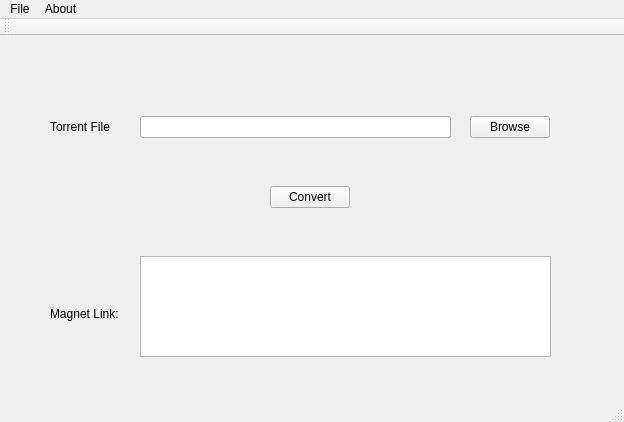
<?xml version="1.0" encoding="UTF-8"?>
<ui version="4.0">
 <class>MainWindow</class>
 <widget class="QMainWindow" name="MainWindow">
  <property name="geometry">
   <rect>
    <x>0</x>
    <y>0</y>
    <width>624</width>
    <height>422</height>
   </rect>
  </property>
  <property name="windowTitle">
   <string>MainWindow</string>
  </property>
  <widget class="QWidget" name="centralWidget">
   <widget class="QLineEdit" name="lineEdit">
    <property name="geometry">
     <rect>
      <x>140</x>
      <y>80</y>
      <width>311</width>
      <height>22</height>
     </rect>
    </property>
   </widget>
   <widget class="QPushButton" name="pushButton">
    <property name="geometry">
     <rect>
      <x>470</x>
      <y>80</y>
      <width>80</width>
      <height>22</height>
     </rect>
    </property>
    <property name="text">
     <string>Browse</string>
    </property>
   </widget>
   <widget class="QPushButton" name="pushButton_2">
    <property name="geometry">
     <rect>
      <x>270</x>
      <y>150</y>
      <width>80</width>
      <height>22</height>
     </rect>
    </property>
    <property name="text">
     <string>Convert</string>
    </property>
   </widget>
   <widget class="QLabel" name="label">
    <property name="geometry">
     <rect>
      <x>50</x>
      <y>80</y>
      <width>71</width>
      <height>21</height>
     </rect>
    </property>
    <property name="text">
     <string>Torrent File</string>
    </property>
   </widget>
   <widget class="QTextEdit" name="textEdit">
    <property name="enabled">
     <bool>true</bool>
    </property>
    <property name="geometry">
     <rect>
      <x>140</x>
      <y>220</y>
      <width>411</width>
      <height>101</height>
     </rect>
    </property>
    <property name="readOnly">
     <bool>true</bool>
    </property>
   </widget>
   <widget class="QLabel" name="label_2">
    <property name="geometry">
     <rect>
      <x>50</x>
      <y>270</y>
      <width>81</width>
      <height>16</height>
     </rect>
    </property>
    <property name="text">
     <string>Magnet Link:</string>
    </property>
   </widget>
  </widget>
  <widget class="QMenuBar" name="menuBar">
   <property name="geometry">
    <rect>
     <x>0</x>
     <y>0</y>
     <width>624</width>
     <height>19</height>
    </rect>
   </property>
   <widget class="QMenu" name="menuFile">
    <property name="title">
     <string>File</string>
    </property>
    <addaction name="actionExit"/>
   </widget>
   <widget class="QMenu" name="menuAbout">
    <property name="title">
     <string>About</string>
    </property>
    <addaction name="actionCredits"/>
    <addaction name="actionHelp"/>
    <addaction name="actionLicense"/>
   </widget>
   <addaction name="menuFile"/>
   <addaction name="menuAbout"/>
  </widget>
  <widget class="QToolBar" name="mainToolBar">
   <attribute name="toolBarArea">
    <enum>TopToolBarArea</enum>
   </attribute>
   <attribute name="toolBarBreak">
    <bool>false</bool>
   </attribute>
  </widget>
  <widget class="QStatusBar" name="statusBar"/>
  <action name="actionExit">
   <property name="text">
    <string>Exit</string>
   </property>
  </action>
  <action name="actionCredits">
   <property name="text">
    <string>Credits</string>
   </property>
  </action>
  <action name="actionHelp">
   <property name="text">
    <string>Help</string>
   </property>
  </action>
  <action name="actionLicense">
   <property name="text">
    <string>License</string>
   </property>
  </action>
 </widget>
 <layoutdefault spacing="6" margin="11"/>
 <resources/>
 <connections/>
</ui>
